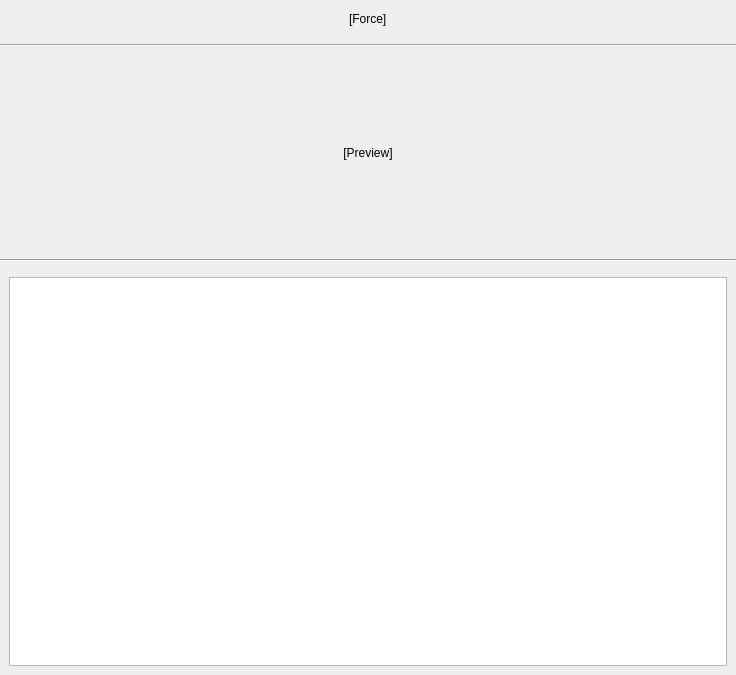
<?xml version="1.0" encoding="UTF-8"?>
<ui version="4.0">
 <class>StageView</class>
 <widget class="QWidget" name="StageView">
  <property name="geometry">
   <rect>
    <x>0</x>
    <y>0</y>
    <width>736</width>
    <height>675</height>
   </rect>
  </property>
  <property name="windowTitle">
   <string>Form</string>
  </property>
  <layout class="QGridLayout" name="gridLayout">
   <property name="leftMargin">
    <number>0</number>
   </property>
   <property name="topMargin">
    <number>0</number>
   </property>
   <property name="rightMargin">
    <number>0</number>
   </property>
   <property name="bottomMargin">
    <number>0</number>
   </property>
   <item row="1" column="0">
    <widget class="QWidget" name="widget_2" native="true">
     <layout class="QHBoxLayout" name="horizontalLayout">
      <item>
       <spacer name="horizontalSpacer">
        <property name="orientation">
         <enum>Qt::Horizontal</enum>
        </property>
        <property name="sizeHint" stdset="0">
         <size>
          <width>40</width>
          <height>20</height>
         </size>
        </property>
       </spacer>
      </item>
      <item>
       <widget class="iA4DCTForceWidget" name="lForce">
        <property name="text">
         <string>[Force]</string>
        </property>
       </widget>
      </item>
      <item>
       <spacer name="horizontalSpacer_2">
        <property name="orientation">
         <enum>Qt::Horizontal</enum>
        </property>
        <property name="sizeHint" stdset="0">
         <size>
          <width>40</width>
          <height>20</height>
         </size>
        </property>
       </spacer>
      </item>
     </layout>
    </widget>
   </item>
   <item row="4" column="0">
    <widget class="Line" name="line">
     <property name="orientation">
      <enum>Qt::Horizontal</enum>
     </property>
    </widget>
   </item>
   <item row="3" column="0">
    <widget class="iAPreview" name="thumb">
     <property name="sizePolicy">
      <sizepolicy hsizetype="Preferred" vsizetype="Preferred">
       <horstretch>0</horstretch>
       <verstretch>0</verstretch>
      </sizepolicy>
     </property>
     <property name="minimumSize">
      <size>
       <width>200</width>
       <height>200</height>
      </size>
     </property>
     <property name="maximumSize">
      <size>
       <width>16777215</width>
       <height>200</height>
      </size>
     </property>
     <property name="mouseTracking">
      <bool>true</bool>
     </property>
     <property name="text">
      <string>[Preview]</string>
     </property>
     <property name="alignment">
      <set>Qt::AlignCenter</set>
     </property>
    </widget>
   </item>
   <item row="2" column="0">
    <widget class="Line" name="line_2">
     <property name="orientation">
      <enum>Qt::Horizontal</enum>
     </property>
    </widget>
   </item>
   <item row="5" column="0">
    <widget class="QWidget" name="widget" native="true">
     <property name="sizePolicy">
      <sizepolicy hsizetype="Expanding" vsizetype="Expanding">
       <horstretch>0</horstretch>
       <verstretch>0</verstretch>
      </sizepolicy>
     </property>
     <layout class="QGridLayout" name="gridLayout_2">
      <item row="0" column="0">
       <widget class="iA4DCTListView" name="lvImages">
        <property name="selectionMode">
         <enum>QAbstractItemView::ExtendedSelection</enum>
        </property>
       </widget>
      </item>
     </layout>
    </widget>
   </item>
  </layout>
 </widget>
 <customwidgets>
  <customwidget>
   <class>iAPreview</class>
   <extends>QLabel</extends>
   <header>iAPreview.h</header>
  </customwidget>
  <customwidget>
   <class>iA4DCTListView</class>
   <extends>QListView</extends>
   <header>iA4DCTListView.h</header>
  </customwidget>
  <customwidget>
   <class>iA4DCTForceWidget</class>
   <extends>QLabel</extends>
   <header>iA4DCTForceWidget.h</header>
  </customwidget>
 </customwidgets>
 <resources/>
 <connections/>
</ui>
